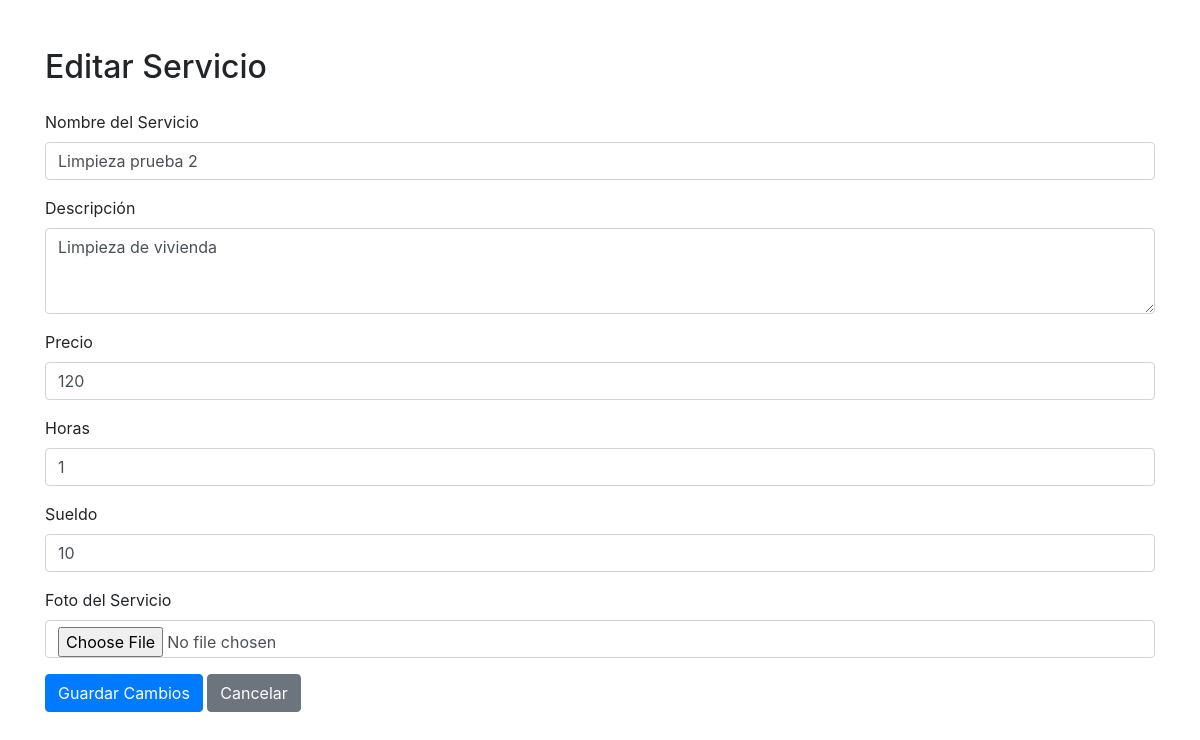
Page /CleanGestor/views/editar_servicio.php?id=3 (signed in) on the committed database.
### tables this page shows
CREATE TABLE `servicio` (
  `idServicio` int(11) NOT NULL,
  `precio` int(11) NOT NULL,
  `nombreServicio` varchar(255) NOT NULL,
  `descripcion` text NOT NULL,
  `sueldo` int(11) NOT NULL,
  `horas` int(11) NOT NULL,
  `fotoServicio` varchar(255) DEFAULT NULL,
  `idEmpresa` int(11) NOT NULL
);

### CleanGestor/views/editar_servicio.php (the view, shortened to what this page needs)
<?php
$conexion = new mysqli("localhost", "root", "", "gestor");
$idServicio = $_GET['id'] ?? null;
$sql = "SELECT * FROM servicio WHERE idServicio = ?";
$stmt = $conexion->prepare($sql);
$stmt->bind_param("i", $idServicio);
$stmt->execute();
$resultado = $stmt->get_result();
$servicio = $resultado->fetch_assoc();
?>
<!DOCTYPE html>
<html lang="en">
<head>
  <link rel="stylesheet" href="../assets/css/bootstrap.css">
</head>
<body>
  <div class="container mt-5">
    <h2 class="mb-4">Editar Servicio</h2>
    <form action="procesar_editar_servicio.php" method="POST" enctype="multipart/form-data">
      <div class="mb-3">
        <label for="nombreServicio" class="form-label">Nombre del Servicio</label>
        <input type="text" class="form-control" id="nombreServicio" name="nombreServicio" value="<?php echo htmlspecialchars($servicio['nombreServicio']); ?>" required>
      </div>
      <div class="mb-3">
        <label for="descripcion" class="form-label">Descripción</label>
        <textarea class="form-control" id="descripcion" name="descripcion" rows="3" required><?php echo htmlspecialchars($servicio['descripcion']); ?></textarea>
      </div>
      <div class="mb-3">
        <label for="precio" class="form-label">Precio</label>
        <input type="number" class="form-control" id="precio" name="precio" value="<?php echo htmlspecialchars($servicio['precio']); ?>" step="0.01" required>
      </div>
      <div class="mb-3">
        <label for="horas" class="form-label">Horas</label>
        <input type="number" class="form-control" id="horas" name="horas" value="<?php echo htmlspecialchars($servicio['horas']); ?>" required>
      </div>
      <div class="mb-3">
        <label for="sueldo" class="form-label">Sueldo</label>
        <input type="number" class="form-control" id="sueldo" name="sueldo" value="<?php echo htmlspecialchars($servicio['sueldo']); ?>" step="0.01" required>
      </div>
      <div class="mb-3">
        <label for="fotoServicio" class="form-label">Foto del Servicio</label>
        <input type="file" class="form-control" id="fotoServicio" name="fotoServicio">
      </div>
      <button type="submit" class="btn btn-primary">Guardar Cambios</button>
      <a href="misServicios.php" class="btn btn-secondary">Cancelar</a>
    </form>
  </div>
</body>
</html>

### rows in the picture
servicio: nombreServicio "Limpieza prueba 2", descripcion "Limpieza de vivienda", precio "120", horas "1", sueldo "10"
